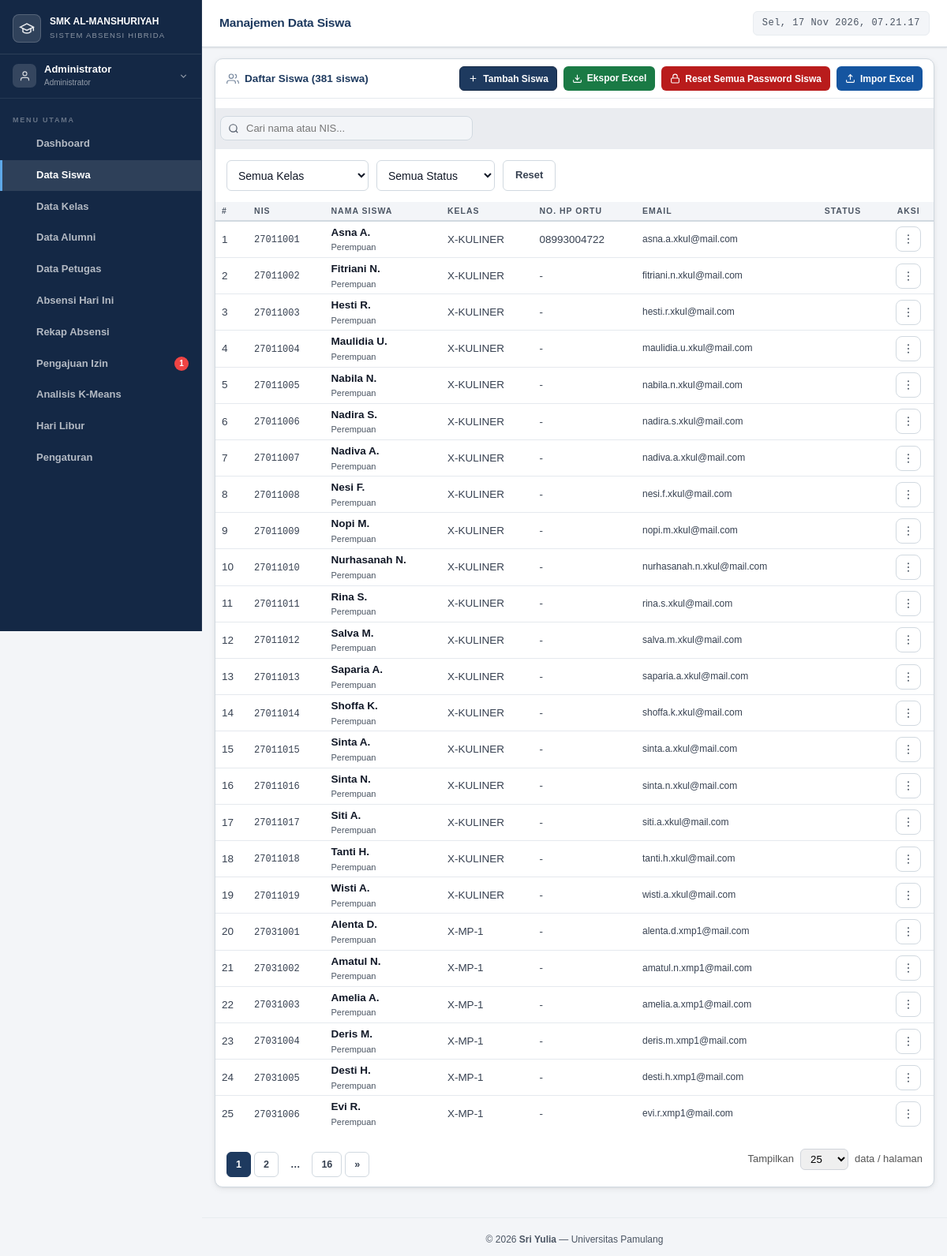
/admin/siswa.php (signed in), run on the app's committed database.
### tables this page shows
CREATE TABLE `siswa` (
  `id` int(11) NOT NULL,
  `user_id` int(11) NOT NULL,
  `nis` varchar(20) NOT NULL,
  `nisn` varchar(20) DEFAULT NULL,
  `kelas_id` int(11) DEFAULT NULL,
  `nama_orang_tua` varchar(100) DEFAULT NULL,
  `no_hp_ortu` varchar(20) DEFAULT NULL,
  `alamat` text DEFAULT NULL,
  `tanggal_lahir` date DEFAULT NULL,
  `jenis_kelamin` enum('L','P') DEFAULT NULL,
  `created_at` timestamp NOT NULL DEFAULT current_timestamp(),
  `foto` varchar(255) DEFAULT NULL
);

CREATE TABLE `users` (
  `id` int(11) NOT NULL,
  `nama` varchar(100) NOT NULL,
  `email` varchar(100) NOT NULL,
  `password` varchar(255) NOT NULL,
  `role` enum('admin','petugas','siswa') NOT NULL,
  `no_hp` varchar(20) DEFAULT NULL,
  `kelas_id` int(11) DEFAULT NULL,
  `foto` varchar(255) DEFAULT NULL,
  `status` enum('aktif','nonaktif') DEFAULT 'aktif',
  `alasan_nonaktif` enum('lulus','keluar') DEFAULT NULL COMMENT 'lulus = masih bisa login, tidak bisa absen; keluar = tidak bisa login',
  `keterangan_nonaktif` varchar(255) DEFAULT NULL COMMENT 'Keterangan tambahan dari admin',
  `created_at` timestamp NOT NULL DEFAULT current_timestamp(),
  `updated_at` timestamp NOT NULL DEFAULT current_timestamp() ON UPDATE current_timestamp(),
  `must_change_password` tinyint(1) DEFAULT 1,
  `last_login` datetime DEFAULT NULL
);

CREATE TABLE `kelas` (
  `id` int(11) NOT NULL,
  `nama_kelas` varchar(20) NOT NULL,
  `jurusan` varchar(100) DEFAULT NULL,
  `tingkat` enum('X','XI','XII') NOT NULL,
  `wali_kelas_id` int(11) DEFAULT NULL,
  `created_at` timestamp NOT NULL DEFAULT current_timestamp()
);

### includes/config.php (called while the page is built, shortened)
<?php
function sanitize($data)
{
    return htmlspecialchars(
        strip_tags(trim($data))
    );
}

### admin/siswa.php (the view, shortened to what this page needs)
<?php
require_once '../includes/config.php';
$search      = sanitize($_GET['search'] ?? '');
$kelasFilter = (int)($_GET['kelas'] ?? 0);
$statusFilter = $_GET['status'] ?? '';
$params = [];
$where  = "WHERE 1=1";
$totalSiswa = $pdo->prepare("SELECT COUNT(*) FROM siswa s JOIN users u ON s.user_id = u.id $where");
$totalSiswa->execute($params);
$total = $totalSiswa->fetchColumn();
$page = max(1, (int)($_GET['page'] ?? 1));
$opsiPerPage = [7, 25, 50, 100];
$perPage = (int)($_GET['limit'] ?? 25);
$offset = ($page - 1) * $perPage;
$totalPage = ceil($total / $perPage);
$stmtSiswa = $pdo->prepare("
    SELECT s.*, u.nama, u.email, u.no_hp, u.status, u.alasan_nonaktif, u.keterangan_nonaktif, k.nama_kelas
    FROM siswa s
    JOIN users u ON s.user_id = u.id
    LEFT JOIN kelas k ON s.kelas_id = k.id
    $where
    ORDER BY k.nama_kelas, u.nama
    LIMIT ? OFFSET ?
");
$allParams = array_merge($params, [(int)$perPage, (int)$offset]);
$stmtSiswa->execute($allParams);
$siswas = $stmtSiswa->fetchAll();
require_once '../includes/header.php';
?>
<div class="card">
  <div class="card-header">
    <div class="card-title">
      <svg viewBox="0 0 24 24" fill="none" stroke="currentColor" stroke-width="1.8" style="width:16px;height:16px;opacity:.6"><path d="M17 21v-2a4 4 0 00-4-4H5a4 4 0 00-4 4v2"/><circle cx="9" cy="7" r="4"/><path d="M23 21v-2a4 4 0 00-3-3.87M16 3.13a4 4 0 010 7.75"/></svg>
      Daftar Siswa (<?= $total ?> siswa)
    </div>
    <div style="display:flex;gap:8px;flex-wrap:wrap">
      <button class="btn btn-sm btn-primary" onclick="openModal('modal-tambah-siswa')">
        <svg viewBox="0 0 24 24" fill="none" stroke="currentColor" stroke-width="2" style="width:13px;height:13px"><line x1="12" y1="5" x2="12" y2="19"/><line x1="5" y1="12" x2="19" y2="12"/></svg>
        Tambah Siswa
      </button>
      <a href="export/export_rekap.php?jenis=siswa" class="btn btn-sm btn-success">
        <svg viewBox="0 0 24 24" fill="none" stroke="currentColor" stroke-width="2" style="width:13px;height:13px"><path d="M21 15v4a2 2 0 01-2 2H5a2 2 0 01-2-2v-4"/><polyline points="7 10 12 15 17 10"/><line x1="12" y1="15" x2="12" y2="3"/></svg>
        Ekspor Excel
      </a>
      <button class="btn btn-sm btn-danger" onclick="resetSemuaPassword()" title="Reset password semua siswa ke 4 digit NIS terakhir@alman">
        <svg viewBox="0 0 24 24" fill="none" stroke="currentColor" stroke-width="2" style="width:13px;height:13px"><rect x="3" y="11" width="18" height="11" rx="2" ry="2"/><path d="M7 11V7a5 5 0 0110 0v4"/></svg>
        Reset Semua Password Siswa
      </button>
      <button class="btn btn-sm btn-info" onclick="openModal('modal-import-siswa')">
        <svg viewBox="0 0 24 24" fill="none" stroke="currentColor" stroke-width="2" style="width:13px;height:13px"><path d="M21 15v4a2 2 0 01-2 2H5a2 2 0 01-2-2v-4"/><polyline points="17 8 12 3 7 8"/><line x1="12" y1="3" x2="12" y2="15"/></svg>
        Impor Excel
      </button>
    </div>
  </div>
  <div class="card-body" style="padding-bottom:0">
    <form method="GET" id="form-filter-siswa">
      <div style="padding:10px 16px;border-bottom:1px solid var(--border-light);background:var(--bg-subtle);margin:0 -24px 14px">
        <div style="position:relative;max-width:320px">
          <input type="text" name="search" id="search-siswa-input"
            placeholder="Cari nama atau NIS..."
            value="<?= htmlspecialchars($search) ?>"
            autocomplete="off"
            style="width:100%;padding:7px 10px 7px 32px;border:1px solid var(--border);border-radius:8px;font-size:13px;background:var(--bg);color:var(--text);outline:none"
            oninput="autoSearchSiswa()"
            onfocus="this._focused=true" onblur="this._focused=false">
        </div>
      </div>
      <div style="display:flex;gap:10px;flex-wrap:wrap;margin-bottom:14px">
        <select name="kelas" id="kelas-filter-siswa" class="form-control" style="max-width:180px" onchange="document.getElementById('form-filter-siswa').submit()">
          <option value="">Semua Kelas</option>
        </select>
        <select name="status" class="form-control" style="max-width:150px" onchange="document.getElementById('form-filter-siswa').submit()">
          <option value="" <?= $statusFilter===''?'selected':'' ?>>Semua Status</option>
        </select>
        <a href="siswa.php" class="btn btn-outline">Reset</a>
      </div>
    </form>
  </div>
  <div class="table-responsive">
    <table>
      <thead>
        <tr><th>#</th><th>NIS</th><th>Nama Siswa</th><th>Kelas</th><th>No. HP Ortu</th><th>Email</th><th>Status</th><th>Aksi</th></tr>
      </thead>
      <tbody>
        <?php if (empty($siswas)): ?>
        <tr><td colspan="8" class="text-center text-muted" style="padding:24px">Tidak ada data siswa</td></tr>
        <?php else: ?>
        <?php foreach ($siswas as $i => $s): ?>
        <tr>
          <td><?= $offset + $i + 1 ?></td>
          <td><span style="font-family:var(--font-mono);font-size:12px"><?= $s['nis'] ?></span></td>
          <td>
            <strong><?= htmlspecialchars($s['nama']) ?></strong>
            <div style="font-size:11px;color:var(--text-muted)"><?= $s['jenis_kelamin']==='L'?'Laki-laki':'Perempuan' ?></div>
          </td>
          <td><?= htmlspecialchars($s['nama_kelas'] ?? '-') ?></td>
          <td><?= htmlspecialchars($s['no_hp_ortu'] ?? '-') ?></td>
          <td style="font-size:12px"><?= htmlspecialchars($s['email']) ?></td>
          <td>
          </td>
          <td>
            <div class="action-dropdown">
              <button class="action-dropdown-btn" onclick="toggleAksi(this)" aria-haspopup="true" aria-expanded="false" title="Aksi">
                <svg viewBox="0 0 24 24" fill="currentColor" stroke="none"><circle cx="12" cy="5" r="1.5"/><circle cx="12" cy="12" r="1.5"/><circle cx="12" cy="19" r="1.5"/></svg>
              </button>
            </div>
          </td>
        </tr>
        <?php endforeach; ?>
        <?php endif; ?>
      </tbody>
    </table>
  </div>
  <?php
  function buatRangePaginasi($current, $total, $delta = 1) {
      $range = [];
      foreach (range(1, $total) as $i) {
          if ($i === 1 || $i === $total || ($i >= $current - $delta && $i <= $current + $delta)) {
              $range[] = $i;
          }
      }
      $hasil = [];
      $prev = null;
      foreach ($range as $i) {
          if ($prev !== null) {
              if ($i - $prev === 2) {
                  $hasil[] = $prev + 1;
              } elseif ($i - $prev > 2) {
                  $hasil[] = '...';
              }
          }
          $hasil[] = $i;
          $prev = $i;
      }
      return $hasil;
  }
  ?>
  <?php if ($total > 0): ?>
  <div class="card-body" style="padding-top:12px;display:flex;flex-wrap:wrap;align-items:center;justify-content:space-between;gap:12px">
    <?php if ($totalPage > 1):
        $urlDasarHal = '?limit='.$perPage.'&search='.urlencode($search).'&kelas='.$kelasFilter.'&status='.urlencode($statusFilter);
    ?>
    <div class="pagination" style="display:flex;align-items:center;gap:4px;flex-wrap:wrap">
      <?php foreach (buatRangePaginasi($page, $totalPage) as $item): ?>
        <?php if ($item === '...'): ?>
        <span class="page-btn" style="border:none;cursor:default;background:transparent">&hellip;</span>
        <?php else: ?>
        <a href="<?=$urlDasarHal?>&page=<?=$item?>" class="page-btn <?= $item==$page?'active':'' ?>"><?=$item?></a>
        <?php endif; ?>
      <?php endforeach; ?>
      <?php if ($page < $totalPage): ?>
      <a href="<?=$urlDasarHal?>&page=<?=$page+1?>" class="page-btn" title="Berikutnya">&raquo;</a>
      <?php endif; ?>
    </div>
    <?php else: ?>
    <div></div>
    <?php endif; ?>
    <div style="display:flex;align-items:center;gap:8px;font-size:13px;color:#555">
      <label for="limit-siswa">Tampilkan</label>
      <select id="limit-siswa" onchange="gantiLimitSiswa(this.value)" style="padding:4px 8px;border:1px solid #d1d5db;border-radius:6px">
        <?php foreach ($opsiPerPage as $opsi): ?>
        <option value="<?=$opsi?>" <?= $perPage==$opsi?'selected':'' ?>><?=$opsi?></option>
        <?php endforeach; ?>
      </select>
      <span>data / halaman</span>
    </div>
  </div>
  <?php endif; ?>
</div>
<?php
require_once '../includes/footer.php';
?>

### data on the page
siswa: i "1", nis "27011001", user.nama "Asna A.", jenis_kelamin "Perempuan", kelas.nama_kelas "X-KULINER", no_hp_ortu "08993004722", user.email "asna.a.xkul@mail.com"
siswa: i "2", nis "27011002", user.nama "Fitriani N.", jenis_kelamin "Perempuan", kelas.nama_kelas "X-KULINER", no_hp_ortu "-", user.email "fitriani.n.xkul@mail.com"
siswa: i "3", nis "27011003", user.nama "Hesti R.", jenis_kelamin "Perempuan", kelas.nama_kelas "X-KULINER", no_hp_ortu "-", user.email "hesti.r.xkul@mail.com"
siswa: i "4", nis "27011004", user.nama "Maulidia U.", jenis_kelamin "Perempuan", kelas.nama_kelas "X-KULINER", no_hp_ortu "-", user.email "maulidia.u.xkul@mail.com"
siswa: i "5", nis "27011005", user.nama "Nabila N.", jenis_kelamin "Perempuan", kelas.nama_kelas "X-KULINER", no_hp_ortu "-", user.email "nabila.n.xkul@mail.com"
siswa: i "6", nis "27011006", user.nama "Nadira S.", jenis_kelamin "Perempuan", kelas.nama_kelas "X-KULINER", no_hp_ortu "-", user.email "nadira.s.xkul@mail.com"
siswa: i "7", nis "27011007", user.nama "Nadiva A.", jenis_kelamin "Perempuan", kelas.nama_kelas "X-KULINER", no_hp_ortu "-", user.email "nadiva.a.xkul@mail.com"
siswa: i "8", nis "27011008", user.nama "Nesi F.", jenis_kelamin "Perempuan", kelas.nama_kelas "X-KULINER", no_hp_ortu "-", user.email "nesi.f.xkul@mail.com"
siswa: i "9", nis "27011009", user.nama "Nopi M.", jenis_kelamin "Perempuan", kelas.nama_kelas "X-KULINER", no_hp_ortu "-", user.email "nopi.m.xkul@mail.com"
siswa: i "10", nis "27011010", user.nama "Nurhasanah N.", jenis_kelamin "Perempuan", kelas.nama_kelas "X-KULINER", no_hp_ortu "-", user.email "nurhasanah.n.xkul@mail.com"
siswa: i "11", nis "27011011", user.nama "Rina S.", jenis_kelamin "Perempuan", kelas.nama_kelas "X-KULINER", no_hp_ortu "-", user.email "rina.s.xkul@mail.com"
siswa: i "12", nis "27011012", user.nama "Salva M.", jenis_kelamin "Perempuan", kelas.nama_kelas "X-KULINER", no_hp_ortu "-", user.email "salva.m.xkul@mail.com"
siswa: i "13", nis "27011013", user.nama "Saparia A.", jenis_kelamin "Perempuan", kelas.nama_kelas "X-KULINER", no_hp_ortu "-", user.email "saparia.a.xkul@mail.com"
siswa: i "14", nis "27011014", user.nama "Shoffa K.", jenis_kelamin "Perempuan", kelas.nama_kelas "X-KULINER", no_hp_ortu "-", user.email "shoffa.k.xkul@mail.com"
siswa: i "15", nis "27011015", user.nama "Sinta A.", jenis_kelamin "Perempuan", kelas.nama_kelas "X-KULINER", no_hp_ortu "-", user.email "sinta.a.xkul@mail.com"
siswa: i "16", nis "27011016", user.nama "Sinta N.", jenis_kelamin "Perempuan", kelas.nama_kelas "X-KULINER", no_hp_ortu "-", user.email "sinta.n.xkul@mail.com"
siswa: i "17", nis "27011017", user.nama "Siti A.", jenis_kelamin "Perempuan", kelas.nama_kelas "X-KULINER", no_hp_ortu "-", user.email "siti.a.xkul@mail.com"
siswa: i "18", nis "27011018", user.nama "Tanti H.", jenis_kelamin "Perempuan", kelas.nama_kelas "X-KULINER", no_hp_ortu "-", user.email "tanti.h.xkul@mail.com"
siswa: i "19", nis "27011019", user.nama "Wisti A.", jenis_kelamin "Perempuan", kelas.nama_kelas "X-KULINER", no_hp_ortu "-", user.email "wisti.a.xkul@mail.com"
siswa: i "20", nis "27031001", user.nama "Alenta D.", jenis_kelamin "Perempuan", kelas.nama_kelas "X-MP-1", no_hp_ortu "-", user.email "alenta.d.xmp1@mail.com"
siswa: i "21", nis "27031002", user.nama "Amatul N.", jenis_kelamin "Perempuan", kelas.nama_kelas "X-MP-1", no_hp_ortu "-", user.email "amatul.n.xmp1@mail.com"
siswa: i "22", nis "27031003", user.nama "Amelia A.", jenis_kelamin "Perempuan", kelas.nama_kelas "X-MP-1", no_hp_ortu "-", user.email "amelia.a.xmp1@mail.com"
siswa: i "23", nis "27031004", user.nama "Deris M.", jenis_kelamin "Perempuan", kelas.nama_kelas "X-MP-1", no_hp_ortu "-", user.email "deris.m.xmp1@mail.com"
siswa: i "24", nis "27031005", user.nama "Desti H.", jenis_kelamin "Perempuan", kelas.nama_kelas "X-MP-1", no_hp_ortu "-", user.email "desti.h.xmp1@mail.com"
siswa: i "25", nis "27031006", user.nama "Evi R.", jenis_kelamin "Perempuan", kelas.nama_kelas "X-MP-1", no_hp_ortu "-", user.email "evi.r.xmp1@mail.com"

### other printed values
$nama "Administrator"
$item['label'] "Dashboard"
$item['label'] "Data Siswa"
$item['label'] "Data Kelas"
$item['label'] "Data Alumni"
$item['label'] "Data Petugas"
$item['label'] "Absensi Hari Ini"
$item['label'] "Rekap Absensi"
$item['label'] "Pengajuan Izin"
$badgeCounts[$item['href']] "1"
$item['label'] "Analisis K-Means"
$item['label'] "Hari Libur"
$item['label'] "Pengaturan"
$pageTitle "Manajemen Data Siswa"
$total "381"
